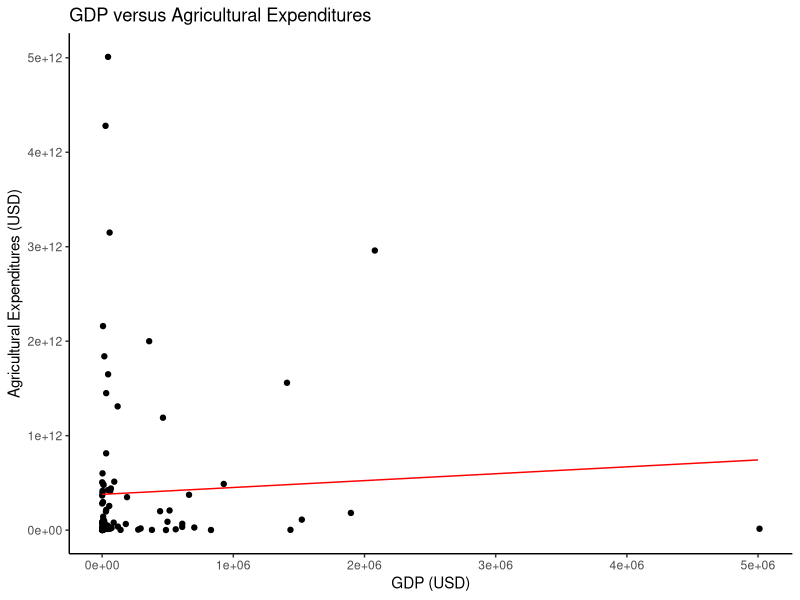

Write the R code that produced this figure.
# Effects of Government Policies on Algriculture

library(tidyverse)
library(ggplot2)

expenditures <- read.csv("2021_FAOSTAT_data_en_1-12-2024.csv")

GDP_share <- read.csv("API_NV.AGR.TOTL.ZS_DS2_en_csv_v2_6299253.csv")

GDP <- read.csv("API_NY.GDP.MKTP.CD_DS2_en_csv_v2_6298258.csv")

expenditure_values <- expenditures$"Value"
GDP_values <- GDP$"X2021"

expenditures_by_country <- expenditures %>% 
  group_by(Area) %>% 
  summarize(total_expenditures = sum(Value))

include <- GDP$"Country.Name" %in% expenditures_by_country$"Area"

GDP_values_per_country <- GDP[include, ]

include <- expenditures_by_country$"Area" %in% GDP_values_per_country$"Country.Name"
expenditures_by_country <- expenditures_by_country[include, ]
expenditures_by_country

GDP_values_per_country <- GDP_values_per_country$"X2021"
df = data.frame(expenditures_by_country, GDP_values_per_country)

regression <- glm(df$"GDP_values_per_country" ~ df$"total_expenditures")
coefficients <- coef(regression)
x_sample <- c(0, 5e+6)
y_sample <- x_sample*7.286481e+04 + 3.788361e+11
sample_df <- data.frame(x_sample, y_sample)

png("GDPvsAE.png", width = 800, height = 600, res = 72)
ggplot(data = df) +
  geom_point(mapping = aes(x=total_expenditures, y=GDP_values_per_country)) + 
  theme_classic() + 
  labs(title="GDP versus Agricultural Expenditures", x="GDP (USD)", y="Agricultural Expenditures (USD)") +
  geom_line(mapping = aes(x=x_sample, y=y_sample), data=sample_df, color="red")
dev.off()